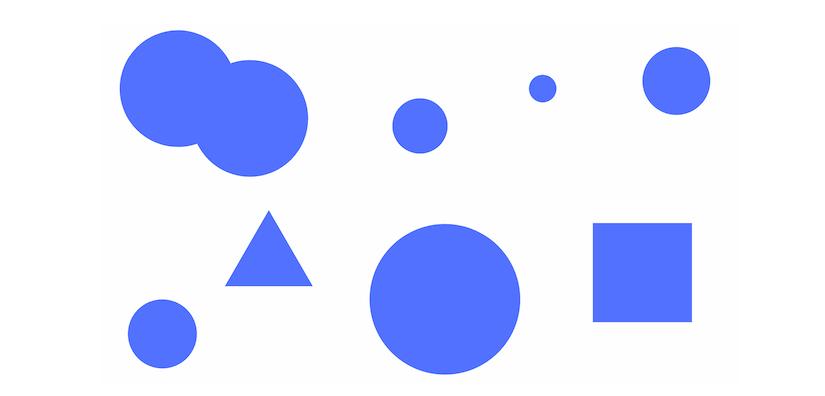
#> input picture chapter3/sample.png, 825 x 396 px, found by its file name
$ python 3-2.py
#> lines starting #> are read from the running program, lines starting #| are printed output that depends on the picture; after the words box and inside, x2 and y2 are one past the last pixel; in counts of white or black regions, pixels touching at a corner belong together
import cv2
import numpy as np

path = "chapter3\sample.png"
img = cv2.imread(path)
#> img is the input picture: shape (396, 825, 3); mean B, G, R 254.5, 228.2, 222.4

# # 画像のグレースケール化
img_gray = cv2.cvtColor(img, cv2.COLOR_BGR2GRAY)
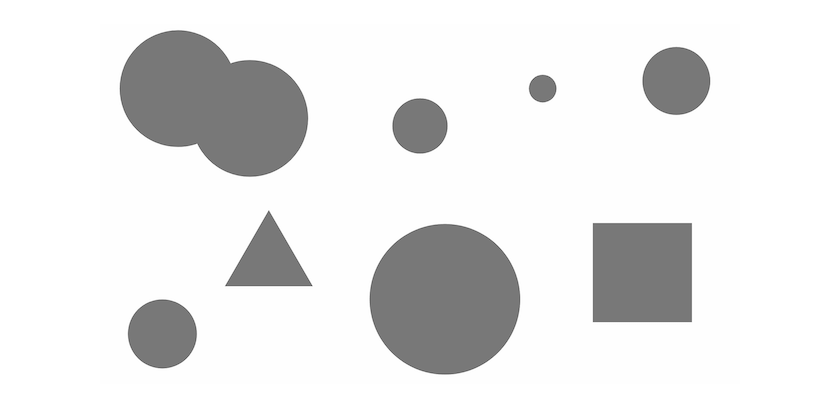
#> img_gray: shape (396, 825); min 72, max 255, mean 229.5

# 円を検出する
circles = cv2.HoughCircles(img_gray,
                            cv2.HOUGH_GRADIENT,
                            dp=1,
                            minDist=20,
                            param1=50,
                            param2=30,
                            minRadius=0,
                            maxRadius=0)
#> circles = [[444.5, 298.5, 75.8], [177.5, 87.5, 57.9], [248.5, 117.5, 59.1], [161.5, 333.5, 34], [675.5, 80.5, 34.4], [418.5, 125.5, 27.5], [542.5, 88.5, 13.2]]

circles = np.uint16(np.around(circles))
#> circles = [[444, 298, 76], [178, 88, 58], [248, 118, 59], [162, 334, 34], [676, 80, 34], [418, 126, 28], [542, 88, 13]]

for circle in circles[0,:]:
    # 円周を描画する
    cv2.circle(img,
                (circle[0], circle[1]),
                circle[2],
                (0, 255, 0),
                thickness=2,
                lineType=cv2.LINE_AA)
    # 中心点を描画する
    cv2.circle(img,
                (circle[0], circle[1]),
                2,
                (0, 0, 255),
                thickness=2,
                lineType=cv2.LINE_AA)
#> this loop made 7 passes
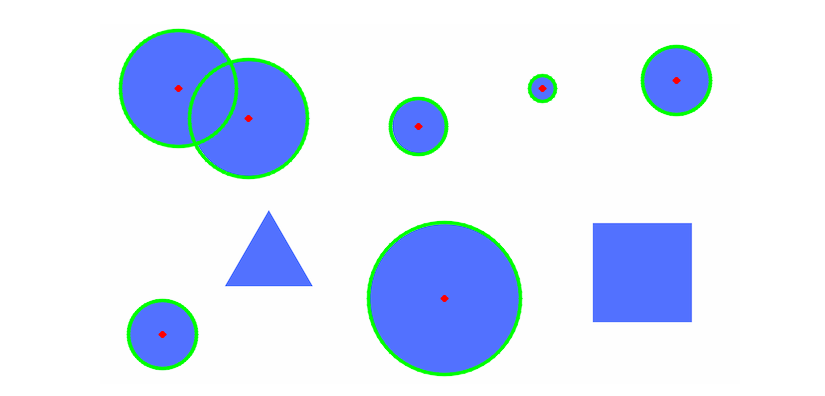
#> img: shape (396, 825, 3); 2.98% of pixels changed, all inside (x1, y1, x2, y2) = (118, 28, 713, 377)

cv2.imshow("img", img)
cv2.waitKey(0)
cv2.destroyAllWindows()

$ run again, with chapter3/liner.png copied over chapter3/sample.png
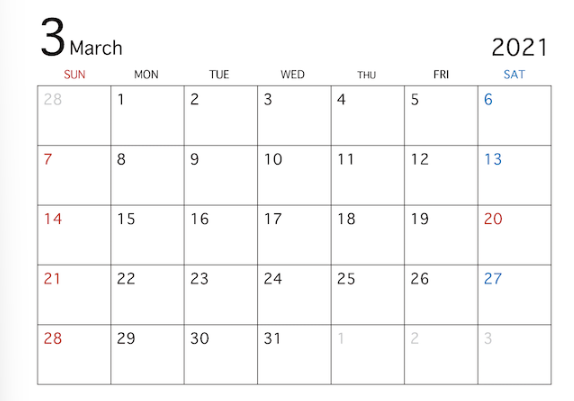
#> input picture chapter3/liner.png, 574 x 401 px, found by its file name
#> img is the input picture: shape (401, 574, 3); mean B, G, R 249.3, 249.3, 249.5
#> `circles = cv2.HoughCircles(img_gray, cv2.HOUGH_GRADIENT, dp=1, minDist..`: circles = 184 rows, first 8: [146.5, 153.5, 111.9], [145.5, 212.5, 112.9], [366.5, 273.5, 111.9], [419.5, 173.5, 89.9], [147.5, 315.5, 111.8], [220.5, 160.5, 111.9], [233.5, 219.5, 124.8], [368.5, 214.5, 110.7]
#> `circles = np.uint16(np.around(circles))`: circles = 184 rows, first 8: [146, 154, 112], [146, 212, 113], [366, 274, 112], [420, 174, 90], [148, 316, 112], [220, 160, 112], [234, 220, 125], [368, 214, 111]
#> the loop `for circle in circles[0,:]:` made 184 passes
#> after the loop `for circle in circles[0,:]:`:
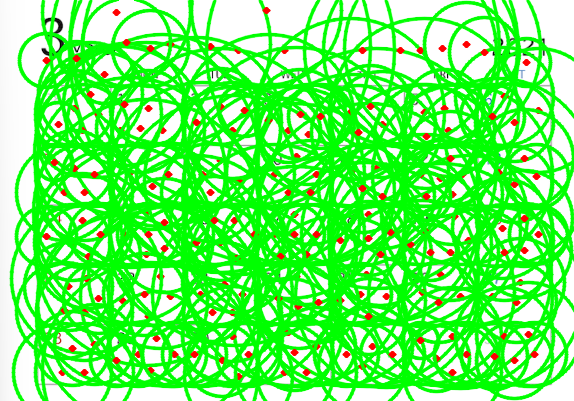
#> img: shape (401, 574, 3); mean B, G, R 104, 248.6, 109.4
